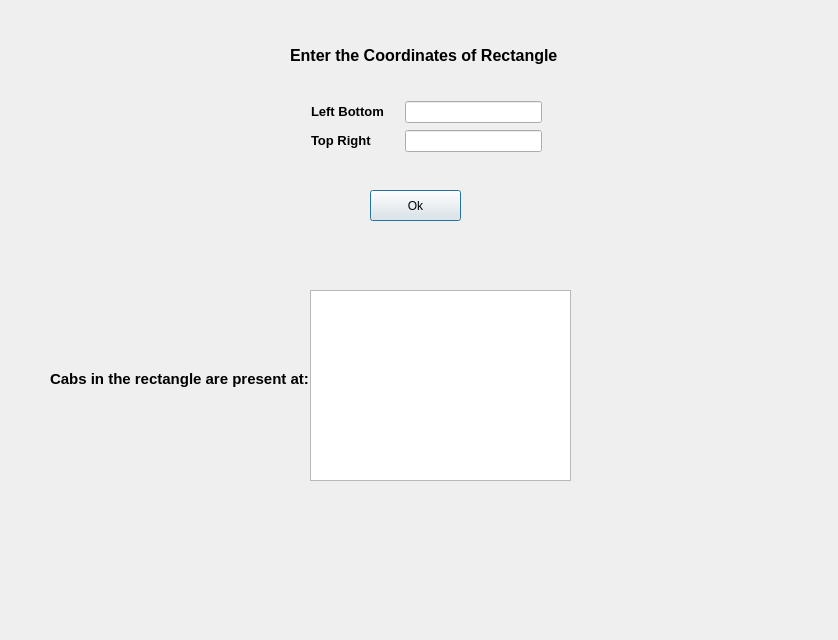
<?xml version="1.0" encoding="UTF-8"?>
<ui version="4.0">
 <class>RectSearch</class>
 <widget class="QDialog" name="RectSearch">
  <property name="geometry">
   <rect>
    <x>0</x>
    <y>0</y>
    <width>838</width>
    <height>640</height>
   </rect>
  </property>
  <property name="windowTitle">
   <string>Dialog</string>
  </property>
  <widget class="QLabel" name="label">
   <property name="geometry">
    <rect>
     <x>290</x>
     <y>20</y>
     <width>331</width>
     <height>71</height>
    </rect>
   </property>
   <property name="font">
    <font>
     <pointsize>12</pointsize>
     <weight>75</weight>
     <bold>true</bold>
    </font>
   </property>
   <property name="text">
    <string>Enter the Coordinates of Rectangle</string>
   </property>
  </widget>
  <widget class="QLabel" name="label_3">
   <property name="geometry">
    <rect>
     <x>311</x>
     <y>130</y>
     <width>72</width>
     <height>21</height>
    </rect>
   </property>
   <property name="font">
    <font>
     <pointsize>10</pointsize>
     <weight>75</weight>
     <bold>true</bold>
    </font>
   </property>
   <property name="text">
    <string>Top Right</string>
   </property>
  </widget>
  <widget class="QLineEdit" name="lineEditLeftBottom">
   <property name="geometry">
    <rect>
     <x>405</x>
     <y>101</y>
     <width>137</width>
     <height>22</height>
    </rect>
   </property>
  </widget>
  <widget class="QLineEdit" name="lineEditTopRight">
   <property name="geometry">
    <rect>
     <x>405</x>
     <y>130</y>
     <width>137</width>
     <height>22</height>
    </rect>
   </property>
  </widget>
  <widget class="QPushButton" name="pushButton">
   <property name="geometry">
    <rect>
     <x>370</x>
     <y>190</y>
     <width>91</width>
     <height>31</height>
    </rect>
   </property>
   <property name="text">
    <string>Ok</string>
   </property>
  </widget>
  <widget class="QLabel" name="label_ans">
   <property name="geometry">
    <rect>
     <x>50</x>
     <y>370</y>
     <width>275</width>
     <height>18</height>
    </rect>
   </property>
   <property name="font">
    <font>
     <pointsize>11</pointsize>
     <weight>75</weight>
     <bold>true</bold>
    </font>
   </property>
   <property name="text">
    <string>Cabs in the rectangle are present at: </string>
   </property>
  </widget>
  <widget class="QTextBrowser" name="ansBox">
   <property name="geometry">
    <rect>
     <x>310</x>
     <y>290</y>
     <width>261</width>
     <height>191</height>
    </rect>
   </property>
  </widget>
  <widget class="QLabel" name="label_pic">
   <property name="geometry">
    <rect>
     <x>0</x>
     <y>0</y>
     <width>841</width>
     <height>641</height>
    </rect>
   </property>
   <property name="styleSheet">
    <string notr="true"/>
   </property>
   <property name="text">
    <string/>
   </property>
  </widget>
  <widget class="QLabel" name="label_2">
   <property name="geometry">
    <rect>
     <x>311</x>
     <y>101</y>
     <width>87</width>
     <height>21</height>
    </rect>
   </property>
   <property name="font">
    <font>
     <pointsize>10</pointsize>
     <weight>75</weight>
     <bold>true</bold>
    </font>
   </property>
   <property name="text">
    <string>Left Bottom</string>
   </property>
  </widget>
  <zorder>label_pic</zorder>
  <zorder>label_ans</zorder>
  <zorder>ansBox</zorder>
  <zorder>pushButton</zorder>
  <zorder>label</zorder>
  <zorder>label_2</zorder>
  <zorder>lineEditTopRight</zorder>
  <zorder>lineEditLeftBottom</zorder>
  <zorder>label_3</zorder>
 </widget>
 <resources/>
 <connections/>
</ui>
